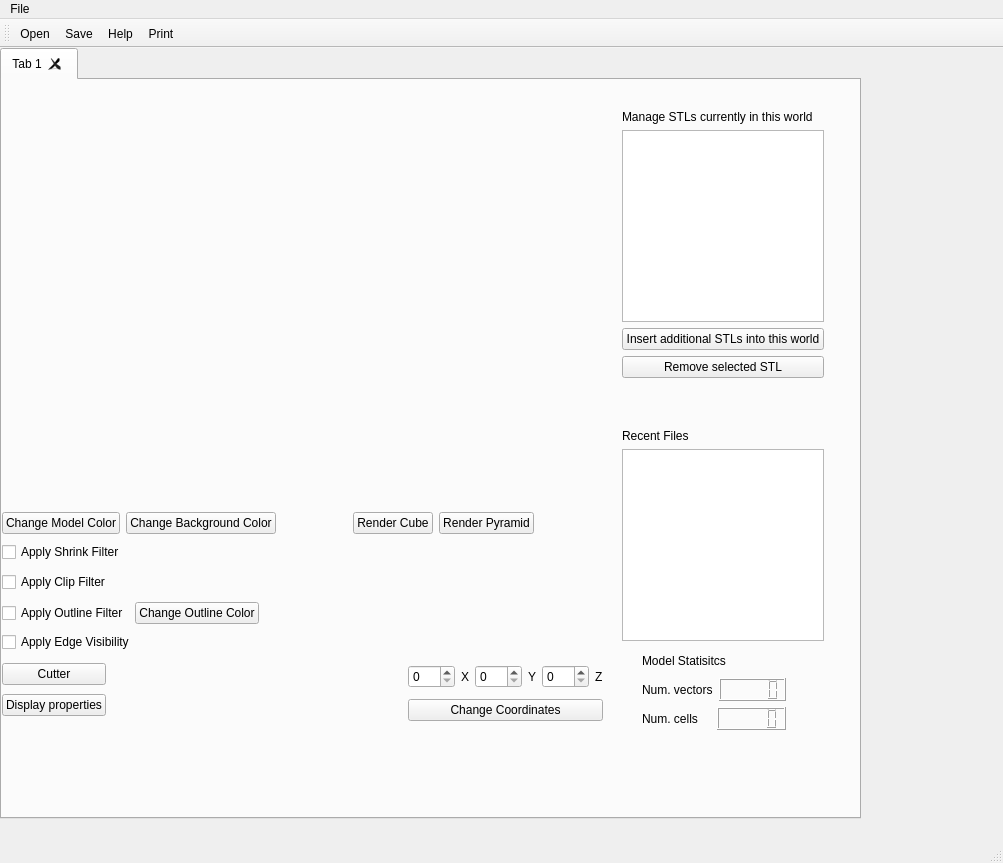
<?xml version="1.0" encoding="UTF-8"?>
<ui version="4.0">
 <class>MainWindow</class>
 <widget class="QMainWindow" name="MainWindow">
  <property name="geometry">
   <rect>
    <x>0</x>
    <y>0</y>
    <width>1003</width>
    <height>863</height>
   </rect>
  </property>
  <property name="windowTitle">
   <string>MainWindow</string>
  </property>
  <widget class="QWidget" name="centralwidget">
   <widget class="QTabWidget" name="tabWidget">
    <property name="geometry">
     <rect>
      <x>0</x>
      <y>0</y>
      <width>861</width>
      <height>771</height>
     </rect>
    </property>
    <property name="currentIndex">
     <number>0</number>
    </property>
    <property name="tabsClosable">
     <bool>true</bool>
    </property>
    <property name="movable">
     <bool>true</bool>
    </property>
    <widget class="QWidget" name="tab">
     <attribute name="title">
      <string>Tab 1</string>
     </attribute>
     <widget class="QWidget" name="layoutWidget">
      <property name="geometry">
       <rect>
        <x>620</x>
        <y>30</y>
        <width>202</width>
        <height>531</height>
       </rect>
      </property>
      <layout class="QVBoxLayout" name="verticalLayout_4">
       <item>
        <widget class="QLabel" name="label_4">
         <property name="text">
          <string>Manage STLs currently in this world</string>
         </property>
        </widget>
       </item>
       <item>
        <widget class="QListView" name="currentSTLs"/>
       </item>
       <item>
        <widget class="QPushButton" name="insertObject">
         <property name="text">
          <string>Insert additional STLs into this world</string>
         </property>
        </widget>
       </item>
       <item>
        <widget class="QPushButton" name="removeObject">
         <property name="text">
          <string>Remove selected STL</string>
         </property>
        </widget>
       </item>
       <item>
        <spacer name="verticalSpacer">
         <property name="orientation">
          <enum>Qt::Vertical</enum>
         </property>
         <property name="sizeHint" stdset="0">
          <size>
           <width>20</width>
           <height>40</height>
          </size>
         </property>
        </spacer>
       </item>
       <item>
        <widget class="QLabel" name="label_5">
         <property name="text">
          <string>Recent Files</string>
         </property>
        </widget>
       </item>
       <item>
        <widget class="QListView" name="recentFiles"/>
       </item>
      </layout>
     </widget>
     <widget class="QWidget" name="layoutWidget_3">
      <property name="geometry">
       <rect>
        <x>0</x>
        <y>460</y>
        <width>601</width>
        <height>25</height>
       </rect>
      </property>
      <layout class="QHBoxLayout" name="horizontalLayout_3">
       <item>
        <widget class="QCheckBox" name="shrinkFilter">
         <property name="text">
          <string>Apply Shrink Filter</string>
         </property>
        </widget>
       </item>
       <item>
        <spacer name="horizontalSpacer_3">
         <property name="orientation">
          <enum>Qt::Horizontal</enum>
         </property>
         <property name="sizeHint" stdset="0">
          <size>
           <width>40</width>
           <height>20</height>
          </size>
         </property>
        </spacer>
       </item>
      </layout>
     </widget>
     <widget class="QWidget" name="layoutWidget">
      <property name="geometry">
       <rect>
        <x>0</x>
        <y>580</y>
        <width>601</width>
        <height>61</height>
       </rect>
      </property>
      <layout class="QHBoxLayout" name="horizontalLayout_7">
       <item>
        <layout class="QVBoxLayout" name="verticalLayout_3">
         <item>
          <widget class="QPushButton" name="cutObject">
           <property name="text">
            <string>Cutter</string>
           </property>
          </widget>
         </item>
         <item>
          <widget class="QPushButton" name="displayProperties">
           <property name="text">
            <string>Display properties</string>
           </property>
          </widget>
         </item>
        </layout>
       </item>
       <item>
        <spacer name="horizontalSpacer_7">
         <property name="orientation">
          <enum>Qt::Horizontal</enum>
         </property>
         <property name="sizeHint" stdset="0">
          <size>
           <width>40</width>
           <height>20</height>
          </size>
         </property>
        </spacer>
       </item>
       <item>
        <spacer name="horizontalSpacer_8">
         <property name="orientation">
          <enum>Qt::Horizontal</enum>
         </property>
         <property name="sizeHint" stdset="0">
          <size>
           <width>40</width>
           <height>20</height>
          </size>
         </property>
        </spacer>
       </item>
       <item>
        <layout class="QVBoxLayout" name="verticalLayout_2">
         <item>
          <layout class="QHBoxLayout" name="horizontalLayout_2">
           <item>
            <widget class="QSpinBox" name="xCoordinate">
             <property name="maximum">
              <number>999</number>
             </property>
            </widget>
           </item>
           <item>
            <widget class="QLabel" name="label">
             <property name="text">
              <string>X</string>
             </property>
            </widget>
           </item>
           <item>
            <widget class="QSpinBox" name="yCoordinate">
             <property name="maximum">
              <number>999</number>
             </property>
            </widget>
           </item>
           <item>
            <widget class="QLabel" name="label_2">
             <property name="text">
              <string>Y</string>
             </property>
            </widget>
           </item>
           <item>
            <widget class="QSpinBox" name="zCoordinate">
             <property name="maximum">
              <number>999</number>
             </property>
            </widget>
           </item>
           <item>
            <widget class="QLabel" name="label_3">
             <property name="text">
              <string>Z</string>
             </property>
            </widget>
           </item>
          </layout>
         </item>
         <item>
          <widget class="QPushButton" name="changePosition">
           <property name="text">
            <string>Change Coordinates</string>
           </property>
          </widget>
         </item>
        </layout>
       </item>
      </layout>
     </widget>
     <widget class="QWidget" name="layoutWidget_4">
      <property name="geometry">
       <rect>
        <x>0</x>
        <y>490</y>
        <width>601</width>
        <height>25</height>
       </rect>
      </property>
      <layout class="QHBoxLayout" name="horizontalLayout_4">
       <item>
        <widget class="QCheckBox" name="clipFilter">
         <property name="text">
          <string>Apply Clip Filter</string>
         </property>
        </widget>
       </item>
       <item>
        <spacer name="horizontalSpacer_4">
         <property name="orientation">
          <enum>Qt::Horizontal</enum>
         </property>
         <property name="sizeHint" stdset="0">
          <size>
           <width>40</width>
           <height>20</height>
          </size>
         </property>
        </spacer>
       </item>
      </layout>
     </widget>
     <widget class="QWidget" name="layoutWidget">
      <property name="geometry">
       <rect>
        <x>0</x>
        <y>20</y>
        <width>602</width>
        <height>434</height>
       </rect>
      </property>
      <layout class="QVBoxLayout" name="verticalLayout">
       <item>
        <widget class="QVTKOpenGLWidget" name="qvtkWidget" native="true">
         <property name="minimumSize">
          <size>
           <width>600</width>
           <height>400</height>
          </size>
         </property>
        </widget>
       </item>
       <item>
        <layout class="QHBoxLayout" name="horizontalLayout">
         <item>
          <widget class="QPushButton" name="changeModelColor">
           <property name="text">
            <string>Change Model Color</string>
           </property>
          </widget>
         </item>
         <item>
          <widget class="QPushButton" name="changeBackgroundColor">
           <property name="text">
            <string>Change Background Color</string>
           </property>
          </widget>
         </item>
         <item>
          <spacer name="horizontalSpacer_2">
           <property name="orientation">
            <enum>Qt::Horizontal</enum>
           </property>
           <property name="sizeHint" stdset="0">
            <size>
             <width>40</width>
             <height>20</height>
            </size>
           </property>
          </spacer>
         </item>
         <item>
          <widget class="QPushButton" name="renderCube">
           <property name="text">
            <string>Render Cube</string>
           </property>
          </widget>
         </item>
         <item>
          <widget class="QPushButton" name="renderPyramid">
           <property name="text">
            <string>Render Pyramid</string>
           </property>
          </widget>
         </item>
         <item>
          <spacer name="horizontalSpacer">
           <property name="orientation">
            <enum>Qt::Horizontal</enum>
           </property>
           <property name="sizeHint" stdset="0">
            <size>
             <width>40</width>
             <height>20</height>
            </size>
           </property>
          </spacer>
         </item>
        </layout>
       </item>
      </layout>
     </widget>
     <widget class="QWidget" name="layoutWidget_5">
      <property name="geometry">
       <rect>
        <x>0</x>
        <y>520</y>
        <width>601</width>
        <height>26</height>
       </rect>
      </property>
      <layout class="QHBoxLayout" name="horizontalLayout_5">
       <item>
        <widget class="QCheckBox" name="outlineFilter">
         <property name="text">
          <string>Apply Outline Filter</string>
         </property>
        </widget>
       </item>
       <item>
        <widget class="QPushButton" name="changeOutlineColor">
         <property name="text">
          <string>Change Outline Color</string>
         </property>
        </widget>
       </item>
       <item>
        <spacer name="horizontalSpacer_5">
         <property name="orientation">
          <enum>Qt::Horizontal</enum>
         </property>
         <property name="sizeHint" stdset="0">
          <size>
           <width>40</width>
           <height>20</height>
          </size>
         </property>
        </spacer>
       </item>
      </layout>
     </widget>
     <widget class="QWidget" name="layoutWidget_6">
      <property name="geometry">
       <rect>
        <x>0</x>
        <y>550</y>
        <width>601</width>
        <height>25</height>
       </rect>
      </property>
      <layout class="QHBoxLayout" name="horizontalLayout_6">
       <item>
        <widget class="QCheckBox" name="edgeVisibilityFilter">
         <property name="text">
          <string>Apply Edge Visibility</string>
         </property>
        </widget>
       </item>
       <item>
        <spacer name="horizontalSpacer_6">
         <property name="orientation">
          <enum>Qt::Horizontal</enum>
         </property>
         <property name="sizeHint" stdset="0">
          <size>
           <width>40</width>
           <height>20</height>
          </size>
         </property>
        </spacer>
       </item>
      </layout>
     </widget>
     <widget class="QWidget" name="">
      <property name="geometry">
       <rect>
        <x>640</x>
        <y>570</y>
        <width>144</width>
        <height>80</height>
       </rect>
      </property>
      <layout class="QVBoxLayout" name="verticalLayout_5">
       <item>
        <widget class="QLabel" name="label_6">
         <property name="text">
          <string>Model Statisitcs</string>
         </property>
        </widget>
       </item>
       <item>
        <layout class="QHBoxLayout" name="horizontalLayout_9">
         <item>
          <widget class="QLabel" name="label_7">
           <property name="text">
            <string>Num. vectors</string>
           </property>
          </widget>
         </item>
         <item>
          <widget class="QLCDNumber" name="lcd_vec"/>
         </item>
        </layout>
       </item>
       <item>
        <layout class="QHBoxLayout" name="horizontalLayout_8">
         <item>
          <widget class="QLabel" name="label_8">
           <property name="text">
            <string>Num. cells</string>
           </property>
          </widget>
         </item>
         <item>
          <widget class="QLCDNumber" name="lcd_cell"/>
         </item>
        </layout>
       </item>
      </layout>
     </widget>
    </widget>
   </widget>
  </widget>
  <widget class="QMenuBar" name="menubar">
   <property name="geometry">
    <rect>
     <x>0</x>
     <y>0</y>
     <width>1003</width>
     <height>21</height>
    </rect>
   </property>
   <widget class="QMenu" name="menuFile">
    <property name="title">
     <string>File</string>
    </property>
    <addaction name="actionFileOpen"/>
    <addaction name="actionFileSave"/>
    <addaction name="newWindowButton"/>
   </widget>
   <addaction name="menuFile"/>
  </widget>
  <widget class="QStatusBar" name="statusBar"/>
  <widget class="QToolBar" name="toolBar">
   <property name="windowTitle">
    <string>toolBar</string>
   </property>
   <attribute name="toolBarArea">
    <enum>TopToolBarArea</enum>
   </attribute>
   <attribute name="toolBarBreak">
    <bool>false</bool>
   </attribute>
   <addaction name="actionFileOpen"/>
   <addaction name="actionFileSave"/>
   <addaction name="actionHelp"/>
   <addaction name="actionPrint"/>
  </widget>
  <action name="actionFileOpen">
   <property name="icon">
    <iconset resource="Icons/icons.qrc">
     <normaloff>:/Icons/fileopen.png</normaloff>:/Icons/fileopen.png</iconset>
   </property>
   <property name="text">
    <string>&amp;Open</string>
   </property>
  </action>
  <action name="actionFileSave">
   <property name="icon">
    <iconset resource="Icons/icons.qrc">
     <normaloff>:/Icons/filesave.png</normaloff>:/Icons/filesave.png</iconset>
   </property>
   <property name="text">
    <string>Save</string>
   </property>
  </action>
  <action name="actionHelp">
   <property name="icon">
    <iconset resource="Icons/icons.qrc">
     <normaloff>:/Icons/help.png</normaloff>:/Icons/help.png</iconset>
   </property>
   <property name="text">
    <string>Help</string>
   </property>
  </action>
  <action name="actionPrint">
   <property name="icon">
    <iconset resource="Icons/icons.qrc">
     <normaloff>:/Icons/print.png</normaloff>:/Icons/print.png</iconset>
   </property>
   <property name="text">
    <string>Print</string>
   </property>
  </action>
  <action name="newWindowButton">
   <property name="text">
    <string>New Window</string>
   </property>
  </action>
 </widget>
 <customwidgets>
  <customwidget>
   <class>QVTKOpenGLWidget</class>
   <extends>QWidget</extends>
   <header>QVTKOpenGLWidget.h</header>
  </customwidget>
 </customwidgets>
 <resources>
  <include location="Icons/icons.qrc"/>
 </resources>
 <connections/>
</ui>
